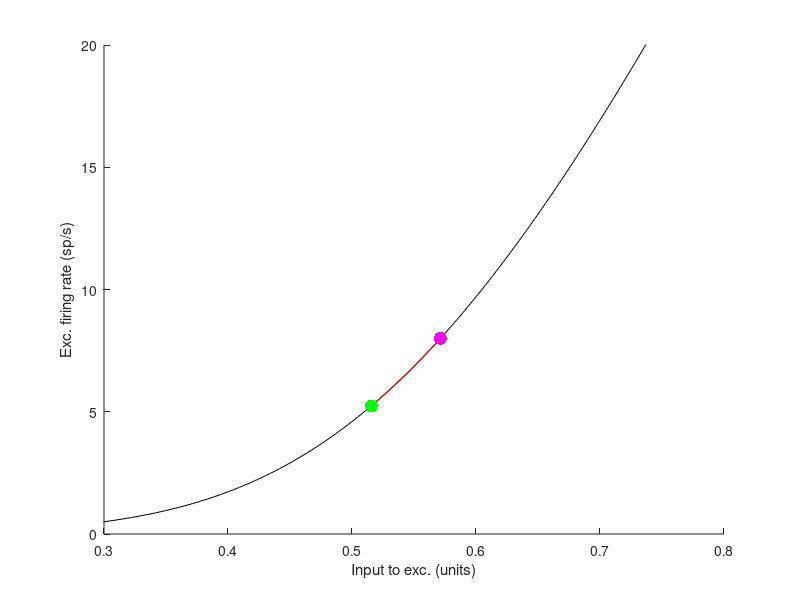
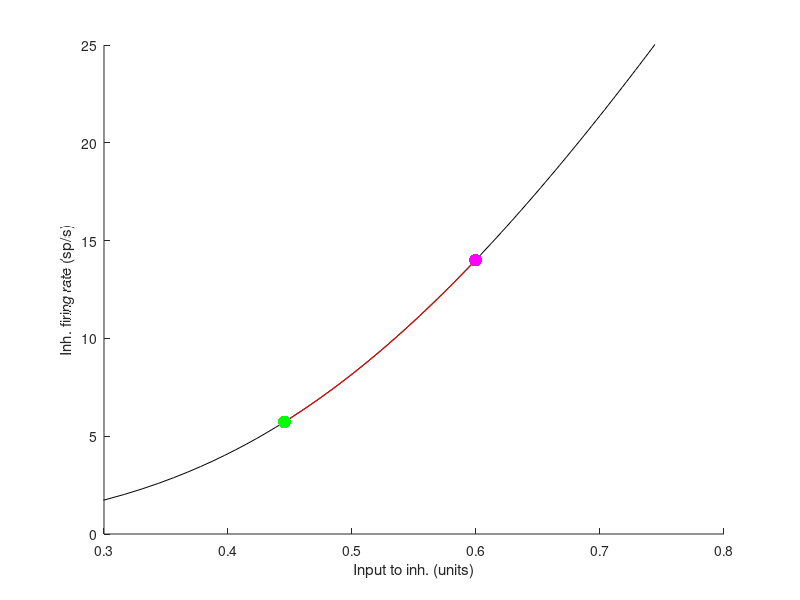
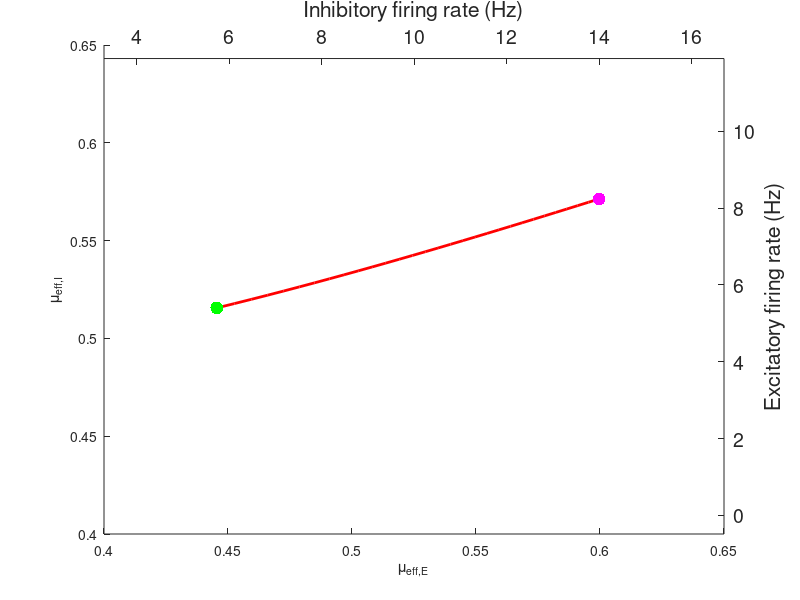

The MATLAB source for these figures, in order:
% Compute and plot f-i curves for E and I populations

clear all

% Start and endpoints of attentional path in firing rate space
rEstart=0.0524; rEend=0.08;
rIstart=0.0573; rIend=0.14;

% Attentional path in firing rate space
rEvec=linspace(rEstart,rEend,30);
rIvec=linspace(rIstart,rIend,30);
drE=rEvec(2)-rEvec(1);
drI=rIvec(2)-rIvec(1);

% Extend FI curve around attentional path
% extra points below start of attentional path for E,I
nextralowE=floor(rEstart/drE);
nextralowI=floor(rIstart/drI);
% extra points above end of attentional path for E,I
nextrahighE=ceil((0.2-rEend)/drE);
nextrahighI=ceil((0.25-rIend)/drI);
% extended intervals for FI curves
rEextendedvec=rEstart-drE*nextralowE:drE:rEend+drE*nextrahighE;
rIextendedvec=rIstart-drI*nextralowI:drI:rIend+drI*nextrahighI;
nrE=length(rEextendedvec);
nrI=length(rIextendedvec);

sigE=0.3; sigI=0.35;
Vth=1; Vreset=0;

JE=1.5; JI=3; 

% Transfer function
fE = @(x) 1/(sqrt(pi)*integral(@erfcx,(-Vth+x)/sigE,(-Vreset+x)/sigE)); 
fI = @(x) 1/(sqrt(pi)*integral(@erfcx,(-Vth+x)/sigI,(-Vreset+x)/sigI));
options=optimset('Display','off','TolFun',1e-8);

% extended mu-effectives
mueffEvec_ext=zeros(nrE,1);
mueffIvec_ext=zeros(nrI,1);

% mu-effectives along attentional path
mueffEvec=zeros(length(rEvec),1);
mueffIvec=zeros(length(rIvec),1);

% First compute attentional path
for j=1:length(rEvec)
    rE=rEvec(j);
    rI=rIvec(j);

    if j==1
        prior=-1;
    else
        prior(1)=muE;
        prior(2)=muI;
    end
    %[muE,muI]=mufromr(prior,1,rE,rI,JEE,JEI,JIE,JII,sigE,sigI,tauE,tauI,Vth,Vreset,fE,fI);
    if j==1
        muE=fsolve(@(muE)fE(JE*rE-JI*rI+muE)-rE,1,options);
        muI=fsolve(@(muI)fI(JE*rE-JI*rI+muI)-rI,1,options);
    else
        muE=fsolve(@(muE)fE(JE*rE-JI*rI+muE)-rE,muE,options);
        muI=fsolve(@(muI)fI(JE*rE-JI*rI+muI)-rI,muI,options);
    end
    
    IE0=muE+JE*rE-JI*rI;
    II0=muI+JE*rE-JI*rI;
    mueffEvec(j)=IE0;
    mueffIvec(j)=II0;
    mueffEvec_ext(j+nextralowE)=IE0;
    mueffIvec_ext(j+nextralowI)=II0;
end

% Extend excitatory FI curve below attentional path
mueffE=mueffEvec(1);
for j=1:nextralowE
    rE=rEextendedvec(nextralowE-j+1);
    mueffE=fsolve(@(mueffE) fE(mueffE)-rE,mueffE,options);
    mueffEvec_ext(nextralowE-j+1)=mueffE;
end

% Extend inhibitory FI curve below attentional path
mueffI=mueffIvec(1);
for j=1:nextralowI
    rI=rIextendedvec(nextralowI-j+1);
    mueffI=fsolve(@(mueffI) fI(mueffI)-rI,mueffI,options);
    mueffIvec_ext(nextralowI-j+1)=mueffI;
end

% Extend excitatory FI curve above attentional path
histartE=length(rEvec)+nextralowE;
mueffE=mueffEvec(end);
for j=1:nextrahighE
    rE=rEextendedvec(histartE+j);
    mueffE=fsolve(@(mueffE) fE(mueffE)-rE,mueffE,options);
    mueffEvec_ext(histartE+j)=mueffE;
end

% Extend inhibitory FI curve above attentional path
histartI=length(rIvec)+nextralowI;
mueffI=mueffIvec(end);
for j=1:nextrahighI
    rI=rIextendedvec(histartI+j);
    mueffI=fsolve(@(mueffI) fI(mueffI)-rI,mueffI,options);
    mueffIvec_ext(histartI+j)=mueffI;
end

% plot excitatory FI curve with firing rate units of sp/s (multiply rates 
% by 100 to covert from units of sp/time constant, where time constant=1 
% is taken to be 10 ms)
figure; plot(mueffEvec_ext,100*rEextendedvec,'k')
hold on
% plot attentional path in red
plot(mueffEvec,100*rEvec,'r')
% mark beginning and end of attentional path as unattended and attended
% states
plot(mueffEvec(1),100*rEstart,'g.','MarkerSize',28)
plot(mueffEvec(end),100*rEend,'m.','MarkerSize',28)
hold off
xlim([0.3 0.8])
ylim([0 20])
xlabel('Input to exc. (units)')
ylabel('Exc. firing rate (sp/s)')
box off

% plot inhibitory FI curve with firing rate units of sp/s (multiply rates 
% by 100 to covert from units of sp/time constant, where time constant=1 
% is taken to be 10 ms)
figure; plot(mueffIvec_ext,100*rIextendedvec,'k')
hold on
% plot attentional path in red
plot(mueffIvec,100*rIvec,'r')
% mark beginning and end of attentional path as unattended and attended
% states
plot(mueffIvec(1),100*rIstart,'g.','MarkerSize',28)
plot(mueffIvec(end),100*rIend,'m.','MarkerSize',28)
hold off
xlim([0.3 0.8]);
ylim([0 25])
xlabel('Input to inh. (units)')
ylabel('Inh. firing rate (sp/s)')
box off

% plot the transformation from mu-eff to firing rates for E,I
figure; plot(mueffIvec,mueffEvec,'r','LineWidth',2)
xlabel(gca,'\mu_{eff,E}')
ylabel(gca,'\mu_{eff,I}')
hold on
plot(mueffIvec(1),mueffEvec(1),'g.','MarkerSize',28)
plot(mueffIvec(end),mueffEvec(end),'m.','MarkerSize',28)
xlim([0.4 0.65])
ylim([0.4 0.65])

% add axes on top and right
set(gca,'Box','off')
axesPosition=get(gca,'Position');
leftlim=get(gca,'ylim');
bottomlim=get(gca,'xlim');
A1=(rEvec(end)-rEvec(1))*(leftlim(1)-mueffEvec(1))/(mueffEvec(end)-mueffEvec(1))+rEvec(1);
A2=(leftlim(2)-mueffEvec(end))*(rEvec(end)-rEvec(1))/(mueffEvec(end)-mueffEvec(1))+rEvec(end);
B1=(rIvec(end)-rIvec(1))*(bottomlim(1)-mueffIvec(1))/(mueffIvec(end)-mueffIvec(1))+rIvec(1);
B2=(bottomlim(2)-mueffIvec(end))*(rIvec(end)-rIvec(1))/(mueffIvec(end)-mueffIvec(1))+rIvec(end);
hNewAxes = axes('Position',axesPosition,...  %# Place a new axes on top...
                'Color','none',...           %#   ... with no background color
                'YLim',[100*A1 100*A2],...            %#   ... and a different scale
                'YAxisLocation','right',...  %#   ... located on the righ
                'XLim',[100*B1 100*B2],...
                'XAxisLocation','top',...
                'Box','off');                %#   ... and no surrounding box
set(hNewAxes,'FontSize',14);
ylabel(hNewAxes,'Excitatory firing rate (Hz)');  %# Add a label to the right y axis
xlabel(hNewAxes,'Inhibitory firing rate (Hz)');
